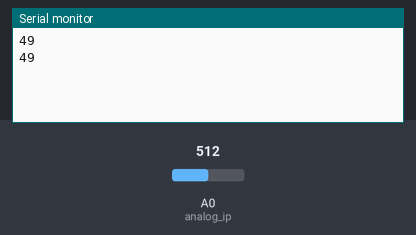
This sketch was run on a simulated Arduino Uno, built with avr-gcc and run on an emulated ATmega328P. Shown: the last lines printed to the serial monitor. The test bench sets the inputs (shaded band); at power-on: A0 (analog_ip) = 512.

Above: at 1.8 s.
1.9 s: A0 (analog_ip) set to 716
At 2.8 s:
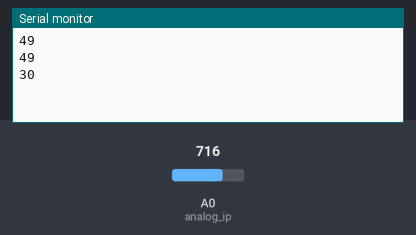
3.4 s: A0 (analog_ip) set to 900
At 4.4 s:
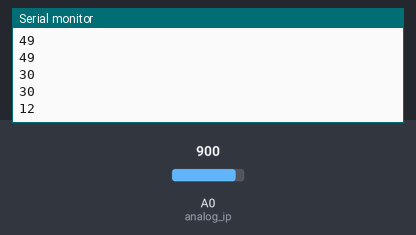
Timing chart, 0 to 6.4 s (numbered marks = the images above; inputs shaded):
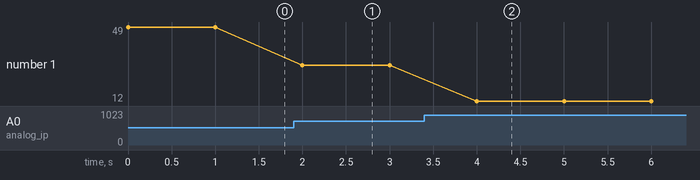

The sketch:

soil_moisture_esp.ino
```cpp
const int analog_ip = A0; //Naming analog input pin
//const int LED = 0;        //Naming LED Pin
int inputVal  = 0;        //Variable to store analog input values

void setup() {
 // pinMode(LED, OUTPUT);  // Defining pin as output
  Serial.begin(9600);    // Initiating Serial communication

}
void loop() {
  inputVal = analogRead (analog_ip);// Analog Values 0 to 1023
  inputVal = map(inputVal,1023,0,0,100);
  Serial.println (inputVal);
  //analogWrite(LED, inputVal/4);      // Mapping 0 to 255
  delay(1000);
}
```

Measured:
- after the input at 1.9 s, the serial monitor: prints a new line after 0.10 s (image 1)
- after the input at 3.4 s, the serial monitor: prints a new line after 0.60 s (image 2)
- plotted number 1: 49 → 30 after the input at 1.9 s, 30 → 12 after the input at 3.4 s
